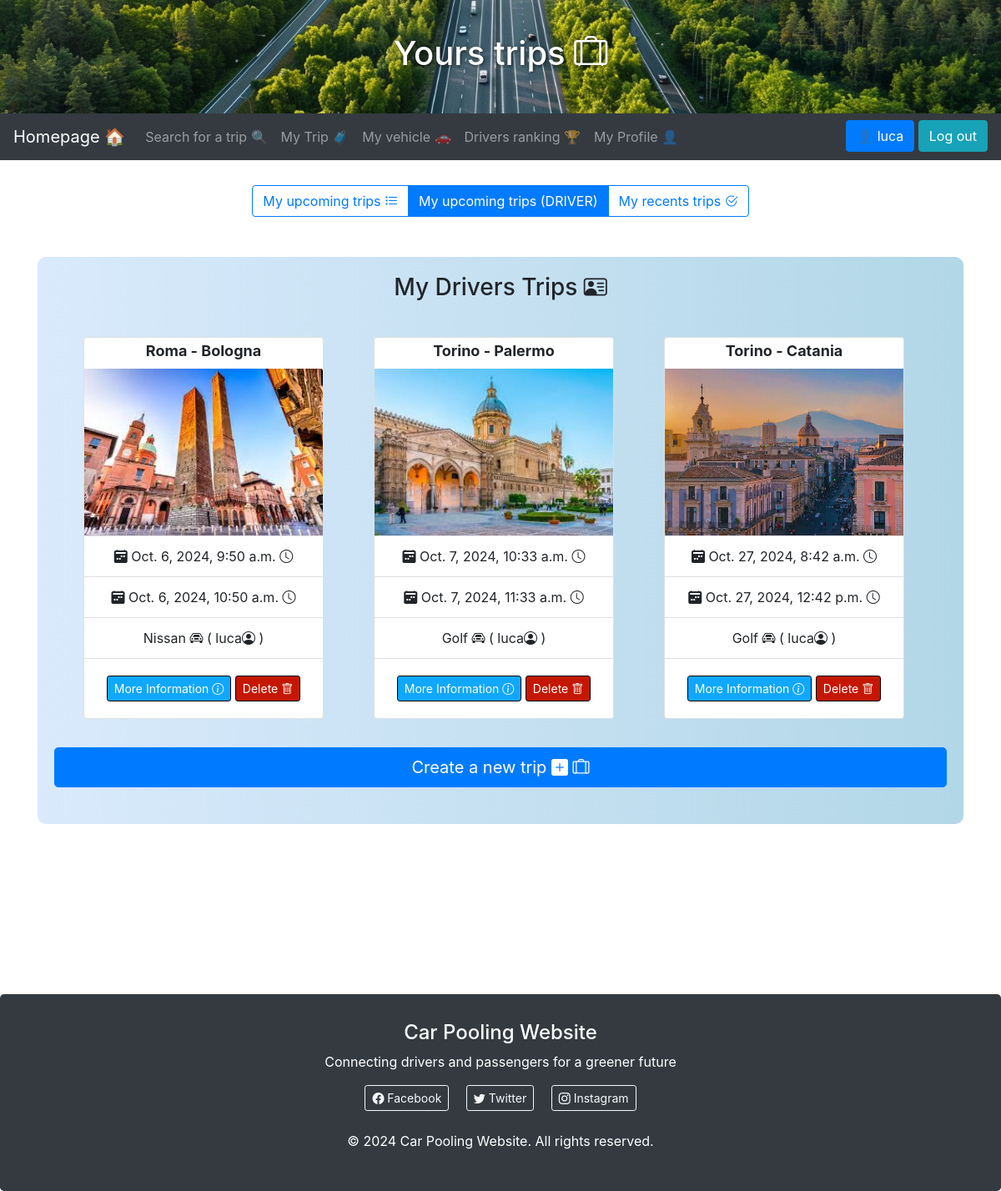
Page /gestione/trips/driver (signed in) on the committed database.
### gestione/models.py (models this page shows, shortened)
class Ride(models.Model):
    car = models.ForeignKey(Car , on_delete=models.SET_NULL , default = None ,null=True , related_name="my_rides")
    user = models.ForeignKey(User, on_delete=models.PROTECT,blank=True,null=True,default=None, related_name="my_rides")
    departure_location = models.CharField(max_length=30 , null  = False , default = "NO_LOCATION_D")
    departure_state = models.CharField(max_length=30 , null  = False , default = "NO_STATE_D")
    departure_address = models.CharField(max_length=30 , null  = False , default = "NO_ADDRESS_D")
    arrival_location = models.CharField(max_length=30 , null = False , default = "NO_LOCATION_A")
    arrival_state = models.CharField(max_length=30 , null  = False , default = "NO_STATE_A")
    arrival_address = models.CharField(max_length=30 , null  = False , default = "NO_ADDRESS_A")
    departure_time = models.DateTimeField(null=False , default=timezone.make_aware(timezone.datetime(1970, 1, 1, 0, 0, 0)))
    arrival_time = models.DateTimeField(null=False , default=timezone.make_aware(timezone.datetime(1970, 1, 1, 0, 0, 0)))
    open_registration_time = models.DateTimeField(null = False , default=timezone.make_aware(timezone.datetime(1970, 1, 1, 0, 0, 0)))
    close_registration_time = models.DateTimeField(null = False , default=timezone.make_aware(timezone.datetime(1970, 1, 1, 0, 0, 0)))
    max_passenger = models.IntegerField(default=0 , null = False )
    image = models.ImageField(upload_to='ride_images/', null=True, blank=True)
    def is_running(self):
        current_time = timezone.now()
        if(current_time >= self.departure_time and current_time <= self.arrival_time):
            return True
        else:
            return False
    def is_future_planned(self):
        current_time = timezone.now()
        if(current_time < self.open_registration_time):
            return True
        else:
            return False

class Car(models.Model):
    user = models.ForeignKey(User, on_delete=models.SET_NULL,blank=True,null=True , related_name="my_cars")
    model = models.CharField(max_length=50)
    license_plate = models.CharField(max_length=15)
    km = models.IntegerField(default=0)
    last_inspection_date = models.DateField(default=None , null = True , blank=True)
    image = models.ImageField(upload_to='car_images/', null=True, blank=True)
    class Meta:
        verbose_name_plural = "Cars"

### gestione/views.py (the view, shortened to what this page needs)
# urls.py: path("trips/<str>", TripsListView.as_view(), name="trips"),
class TripsListView(GroupRequiredMixin , ListView):
    group_required = ["Passenger" , "Driver"]
    model = Ride
    template_name = "trips_passenger.html"
    def get_template_names(self):
        trip_type = self.kwargs.get('str')
        if trip_type == 'driver':
            return ["trips_driver.html"]
        elif trip_type == 'passenger':
            return ["trips_passenger.html"]
        elif trip_type == 'old':
            return ["trips_old.html"]
        else:
            return ["home.html"]
    def get_queryset(self):
        trip_type = self.kwargs.get('str')
        limit = 9
        if trip_type == 'driver':
            current_time = timezone.now()
            rides = Ride.objects.filter(  arrival_time__gte=current_time )
            return rides.filter(user=self.request.user).order_by('departure_time')[:limit]
        elif trip_type == 'passenger':
            return Passenger.objects.filter(user=self.request.user , ride__arrival_time__gt=timezone.now()).order_by('ride__departure_time')[:limit]
        else:
            return None

### gestione/templates/trips_driver.html
{% extends 'base_trips.html' %}
{% load static %}
{% block rides-card %}
  {% if "Driver" in user.groups.all.0.name or  "Driver" in user.groups.all.1.name or user.is_staff %}
    <h3> My Drivers Trips <i class="bi bi-person-vcard"></i> </h3>
    {% if object_list.count == 0 and user.my_cars.count != 0 %}
      <br>
      <div class="alert alert-primary" style="background-color: #731cfd;color: white;" role="alert">
        There are not planned ride, create one with the button <i class="bi bi-arrow-down"></i> </a>
      </div>
    {% else %}
    <br>
    <div class="container text-center">
      <div class="row justify-content-start">
        {% for trip in object_list %}
        <div class="col-auto card-container">
          <div class="card" style="width: 18rem;">
            {% if trip.is_running %}
              <h4>
                <span class="badge rounded-pill text-bg-info">
                  {{trip.departure_location}} - {{trip.arrival_location}} (<i class="bi bi-car-front is_running" data-toggle="tooltip" data-placement="top" title="You are travelling now..."></i>)
                </span>
            </h4>
            {% elif trip.is_future_planned %}
              <h4>
                <span class="badge rounded-pill text-bg-info"> {{trip.departure_location}} - {{trip.arrival_location}}
                (<i class="bi bi-stopwatch is_running" data-toggle="tooltip" data-placement="top" title="Will be online on {{trip.open_registration_time}}"></i>)
                </span>
            </h4>
            {% else %}
                <h4> <span class="badge rounded-pill text-bg-info"> {{trip.departure_location}} - {{trip.arrival_location}} </span> </h4>
            {% endif %}
            {% if trip.image %}
              <img src="{{ trip.image.url }}" height="200px" alt="city_img">
            {% else %}
                <img src="{% static '/img/no_img.jpg' %}" height="200px" alt="default_city_img">
            {% endif %}
            <ul class="list-group list-group-flush">
              <li class="list-group-item"> <i class="bi bi-calendar2-week-fill"></i> {{trip.departure_time}} </i>  <i class="bi bi-clock"></i>  </li>
              <li class="list-group-item"> <i class="bi bi-calendar2-week-fill"></i> {{trip.arrival_time}}   </i>  <i class="bi bi-clock"></i>  </li>
              <li class="list-group-item"> {{ trip.car.model }} <i class="bi bi-car-front"></i> ( {{trip.user.username}}<i class="bi bi-person-circle"></i> )  </li>
            </ul>
            <div class="card-body">
              <a href="{% url 'ridedetail' pk=trip.id %}" style = "background-color: rgb(16, 167, 255); border-color: black ;" class="btn btn-primary btn-sm"> More Information <i class="bi bi-info-circle"></i> </a>
              <a href="{% url 'ridedelete' pk=trip.id %}" style = "background-color: rgb(197, 23, 0); border-color: black ;" class="btn btn-primary btn-sm"> Delete <i class="bi bi-trash"></i> </a>
            </div>
          </div>
        </div>
        {%endfor%}
      </div>
    </div>
    {%endif %}
    {% if user.my_cars.count == 0 %}
      <div class="alert alert-primary" style="background-color: #731cfd;color: white;" role="alert">
        You have not car. In order to create a new trip you need one <i class="bi bi-arrow-right-short"></i> <a href="{% url 'garage' %}" class="alert-link"> Go to garage <i class="bi bi-car-front-fill"></i></a></a>
      </div>
    {% else %}
      <br>
      <a href="{% url 'createtrip' %}" class="btn btn-primary btn-lg btn-block"> Create a new trip  <i class="bi bi-plus-square-fill"></i> <i class="bi bi-suitcase-lg"></i> </a>
    {% endif %}
    <br>
  {% else %}
  <div class="alert alert-danger" role="alert">
    You are not a driver! <i class="bi bi-ban"></i>
  </div>
  {% endif %}
{% endblock %}

### templates/basebs.html (shortened to what this page needs)
<!DOCTYPE html>
<html lang="en">
<head>
  {% block head %}
  <link rel="stylesheet" href="https://cdn.jsdelivr.net/npm/bootstrap@4.6.1/dist/css/bootstrap.min.css">
  <link rel="stylesheet" href="https://cdn.jsdelivr.net/npm/bootstrap-icons@1.11.3/font/bootstrap-icons.min.css">
  {% endblock %}
  {% load crispy_forms_tags %}
</head>
<body>
<div class="jumbotron text-center" style="margin:0 ; padding: 0;">
{% block header1 %}{% endblock %}
</div>
<nav class="navbar navbar-expand-sm bg-dark navbar-dark">
{% block navbar %}
    <a class="navbar-brand" href="{% url 'home' %}">Homepage 🏠 </a>
    <div class="collapse navbar-collapse" id="collapsibleNavbar">
      <ul class="navbar-nav w-100 d-flex">
        <li class="nav-item">
          <a class="nav-link" href="{% url 'search_trip' %}">Search for a trip 🔍</a>
        </li>
        <li class="nav-item">
          <a class="nav-link" href="{% url 'trips' 'passenger' %}">My Trip 🧳</a>
        </li>
        <li class="nav-item">
          <a class="nav-link" href="{% url 'garage' %}">My vehicle 🚗</a>
        </li>
        <li class="nav-item">
          <a class="nav-link" href="{% url 'ranking' %}">Drivers ranking 🏆</a>
        </li>
        <li class="nav-item">
          <a class="nav-link" href="{% url 'profile' %}">My Profile 👤</a>
        </li>
        {% if user.is_authenticated %}
            <form id="logout-form" method="post" action="{% url 'logout' %}">
              {% if user.is_superuser %}
              <a href="/admin" type="button" class="btn btn-primary"> 👤 {{user.username}} </a>
              {% else %}
              <a href="{% url 'profile' %}" type="button" class="btn btn-primary"> 👤 {{user.username}} </a>
              {% endif %}
              <button type="submit" class="btn btn-info">Log out</button>
            </form>
        {% else %}
        <li class="nav-item ml-auto">
          <a class="btn btn-info" href="{% url 'register' %}" role="button">Registrati</a>
          <a class="btn btn-info" href="{% url 'login' %}" role="button">Login</a>
          <a class="btn btn-warning" href="/admin/" role="button">Admin Login</a>
        </li>
        {% endif %}
    </ul>
    </div>
{% endblock %}
</nav>
<div class="container" style="margin-top:30px">
    <div class="col-sm-22">
      <center>
      {% block content %}
      {% endblock %}
      <br>
      </center>
    </div>
</div>
<div class="jumbotron text-center" style="margin-bottom:0; margin-top: 180px; background-color: #343a40; color: white; padding: 2rem 1rem; ">
{% block footer %}
      <div class="container">
          <h4>Car Pooling Website</h4>
          <p>Connecting drivers and passengers for a greener future</p>
          <div class="my-3">
              <a href="#" class="btn btn-outline-light btn-sm mx-2"><i class="bi bi-facebook"></i> Facebook</a>
              <a href="#" class="btn btn-outline-light btn-sm mx-2"><i class="bi bi-twitter"></i> Twitter</a>
              <a href="#" class="btn btn-outline-light btn-sm mx-2"><i class="bi bi-instagram"></i> Instagram</a>
          </div>
          <div class="mt-4">
              <p>&copy; 2024 Car Pooling Website. All rights reserved.</p>
          </div>
      </div>
{% endblock %}
</div>
</body>
</html>

### templates/basebs.html (style rules this page uses)
.card-container { margin-left: 10px; }
.card { margin: 10px; }

### rows in the picture
Ride: departure_location "Roma", arrival_location "Bologna", image (picture), departure_time "Oct. 6, 2024, 9:50 a.m.", arrival_time "Oct. 6, 2024, 10:50 a.m.", car.model "Nissan", user.username "luca"
Ride: departure_location "Torino", arrival_location "Palermo", image (picture), departure_time "Oct. 7, 2024, 10:33 a.m.", arrival_time "Oct. 7, 2024, 11:33 a.m.", car.model "Golf", user.username "luca"
Ride: departure_location "Torino", arrival_location "Catania", image (picture), departure_time "Oct. 27, 2024, 8:42 a.m.", arrival_time "Oct. 27, 2024, 12:42 p.m.", car.model "Golf", user.username "luca"

### other values in the picture
{{ user.username }} "luca"
